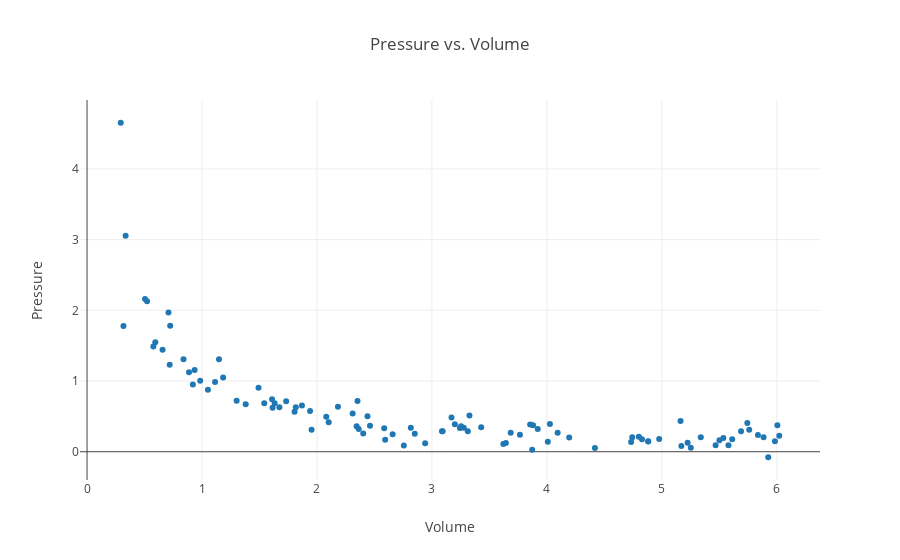

This figure's notebook cell:
### Code cell
# Imports, borrowing code from a 'library' that is used to generate the graph.
import plotly.offline as py
from plotly.offline import init_notebook_mode, iplot
import plotly.graph_objs as go
import numpy as np
from numpy import random as rand
import math
init_notebook_mode(connected=True)

# Initialize data sets. This makes sure it does not graph old data from previous experiments.
gx = []
gy = []

# Constant multiple in Boyle's Law.
kB = 1

# Boyle's Law is technically PV = k, where k is constant for that specific system, (It varies between systems.)
# and P1V1 = P2V2 is only a result of this relationship. Students do not need to learn this however.
# For simplicity k is set to 1.

# Randomly generate data based on user defined volume and number of trials.
for i in range(0, N):
    temp = rand.random_sample() * volume
    
    # Prevent large outliers.
    # The limit is arbitrary, it is just so the graph looks nice and so the relationship is clearly defined.
    limit = rand.random_sample() + 1
    while(kB/temp > volume/limit):
        temp = rand.random_sample() * volume
    
    # Adds standard deviation to points (For more info see Intro to Standard Deviation).
    outputx = rand.uniform(temp-(rand.random_sample()/3), temp+(rand.random_sample()/3))
    outputy = rand.uniform((kB/temp)-(rand.random_sample()/3), (kB/temp)+(rand.random_sample()/3))
    
    # Add the values to the list of data.
    gx.append(outputx)
    gy.append(outputy)

# Organizes data.
trace = go.Scatter(x=gx, y=gy, mode='markers')

# Labels graph.
templayout = go.Layout(title='Pressure vs. Volume', xaxis=dict(title='Volume'), yaxis=dict(title='Pressure'))

# Renders graph. 
tempdata = [trace]
fig = go.Figure(data=tempdata, layout=templayout)
py.iplot(fig, filename='scatter-plot')

### Figure 1 — Plotly figure (JSON) as saved in the notebook; plotly's stock layout.template omitted (floating-point values rounded to 4 significant figures)
{"data": [{"mode": "markers", "type": "scatter", "uid": "fcba093e-8609-11e8-a3fa-28cfe9142f7f", "x": [3.854, 3.921, 5.926, 2.941, 4.977, 5.612, 2.44, 4.881, 2.353, 4.742, 3.766, 3.685, 0.8391, 2.756, 0.7189, 4.8, 5.885, 1.542, 4.827, 2.594, 5.225, 0.2932, 2.102, 1.114, 1.301, 1.052, 0.5042, 0.5772, 3.094, 2.31, 5.468, 1.148, 1.492, 3.88, 3.643, 0.9844, 3.2, 3.277, 5.689, 5.501, 2.461, 5.76, 5.163, 0.8871, 2.183, 0.9356, 1.673, 5.535, 3.243, 4.008, 0.5936, 1.732, 1.632, 1.816, 5.339, 0.9205, 3.872, 3.171, 5.17, 0.5221, 4.418, 3.254, 2.585, 1.94, 5.744, 6.021, 0.7083, 0.6572, 2.851, 3.428, 4.194, 4.026, 2.402, 1.609, 0.3167, 3.326, 5.836, 1.184, 1.953, 1.614, 4.094, 6.005, 2.658, 1.38, 2.363, 1.805, 4.881, 3.087, 1.869, 0.3356, 3.621, 5.252, 5.984, 2.345, 2.817, 4.733, 0.7232, 3.312, 5.58, 2.081], "y": [0.3837, 0.3221, -0.07793, 0.121, 0.1812, 0.1754, 0.5035, 0.1499, 0.7165, 0.2049, 0.2413, 0.2677, 1.309, 0.08804, 1.231, 0.2106, 0.2064, 0.6845, 0.1767, 0.1692, 0.127, 4.652, 0.4171, 0.9856, 0.7225, 0.8756, 2.16, 1.489, 0.2885, 0.5398, 0.09163, 1.306, 0.9063, 0.373, 0.1252, 1.005, 0.387, 0.3407, 0.2898, 0.1633, 0.3685, 0.3125, 0.4345, 1.124, 0.6366, 1.156, 0.6284, 0.1939, 0.3355, 0.1405, 1.548, 0.7155, 0.6867, 0.6302, 0.2056, 0.9516, 0.02732, 0.483, 0.08032, 2.129, 0.05329, 0.3604, 0.3323, 0.5751, 0.4079, 0.2251, 1.969, 1.444, 0.253, 0.3446, 0.2017, 0.3937, 0.2575, 0.7413, 1.779, 0.5113, 0.2359, 1.049, 0.3093, 0.6218, 0.2674, 0.3753, 0.248, 0.6702, 0.3232, 0.5643, 0.1441, 0.2891, 0.6526, 3.053, 0.1077, 0.05797, 0.1495, 0.3614, 0.3407, 0.1382, 1.78, 0.2909, 0.09323, 0.4949]}], "layout": {"title": "Pressure vs. Volume", "xaxis": {"title": "Volume"}, "yaxis": {"title": "Pressure"}}}
